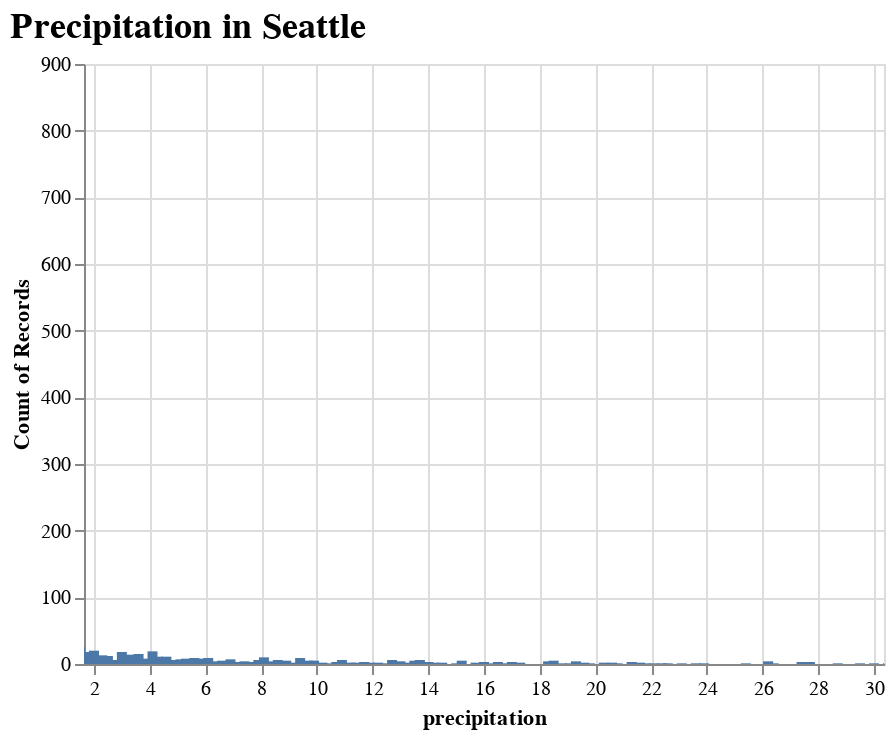

This figure's notebook cell:
### Markdown cell above
Let's try adjusting the **scale** of our chart so that we can remove the empty space between 0 and -5 in our domain (the x axis values), because it wouldn't make sense for their to be negative precipitation!  We can use the `scale` channel to adjust the x axis values and the `clip` property to remove data outside the minimum and maximum x axis values we define (the `domain`):

### Code cell
viz = alt.Chart(sw_df).mark_bar(clip=True).encode(
    alt.X('precipitation', bin=False, scale=alt.Scale(domain=[2,30])),
    y = 'count()',
).properties(title="Precipitation in Seattle")

viz.configure_title(
    fontSize=18,
    font='Helvetica',
    anchor='start',
    color='black'
)

### Figure 1 — Vega-Lite specification as saved in the notebook (floating-point values rounded to 4 significant figures; data arrays with more than 128 entries replaced by an {"elided": "..."} marker saying what was removed)
{"config": {"view": {"continuousWidth": 400, "continuousHeight": 300}, "title": {"anchor": "start", "color": "black", "font": "Helvetica", "fontSize": 18}}, "data": {"name": "data-830c39fec90146253fb06a06c26374ef"}, "mark": {"type": "bar", "clip": true}, "encoding": {"x": {"type": "quantitative", "bin": false, "field": "precipitation", "scale": {"domain": [2, 30]}}, "y": {"type": "quantitative", "aggregate": "count"}}, "title": "Precipitation in Seattle", "$schema": "https://vega.github.io/schema/vega-lite/v4.8.1.json", "datasets": {"data-830c39fec90146253fb06a06c26374ef": {"elided": "1461 records"}}}
